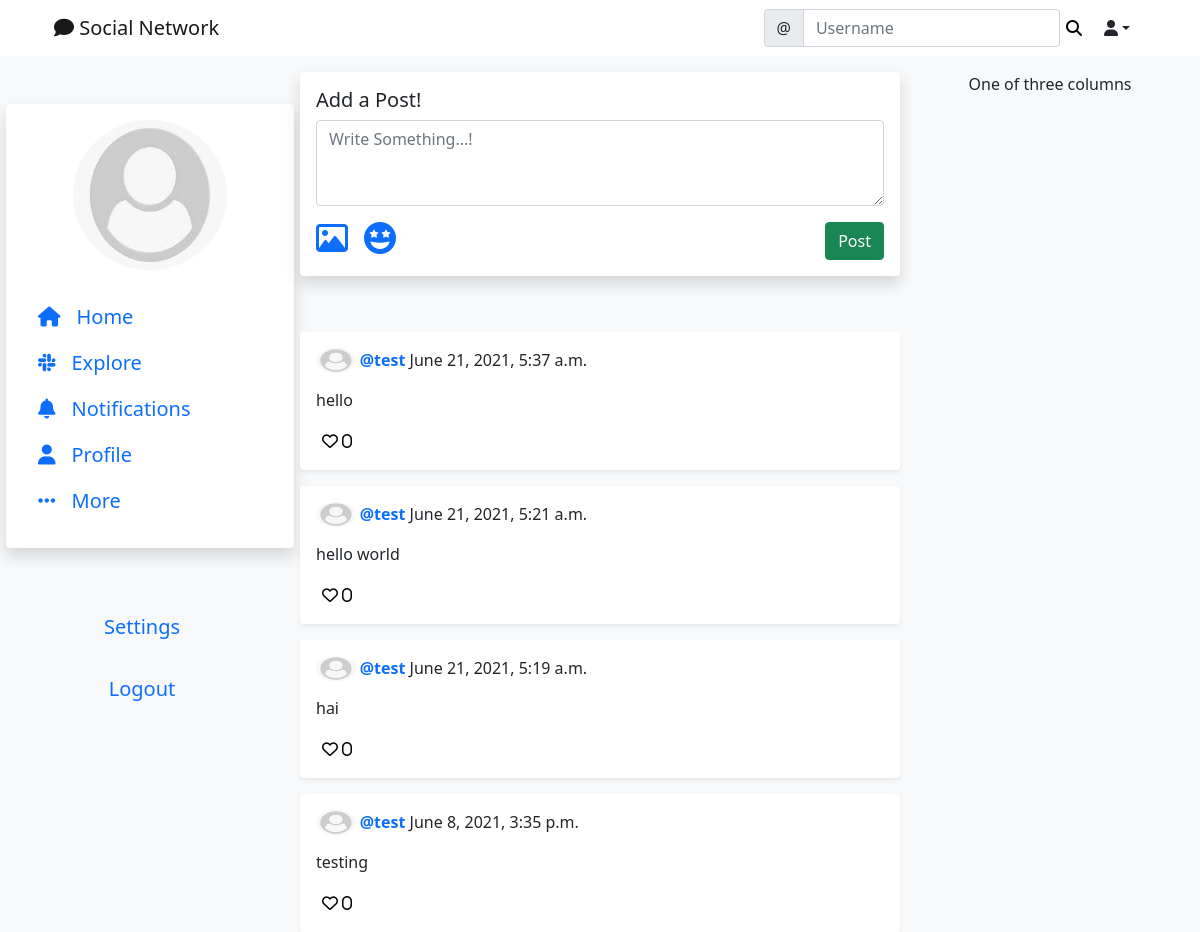
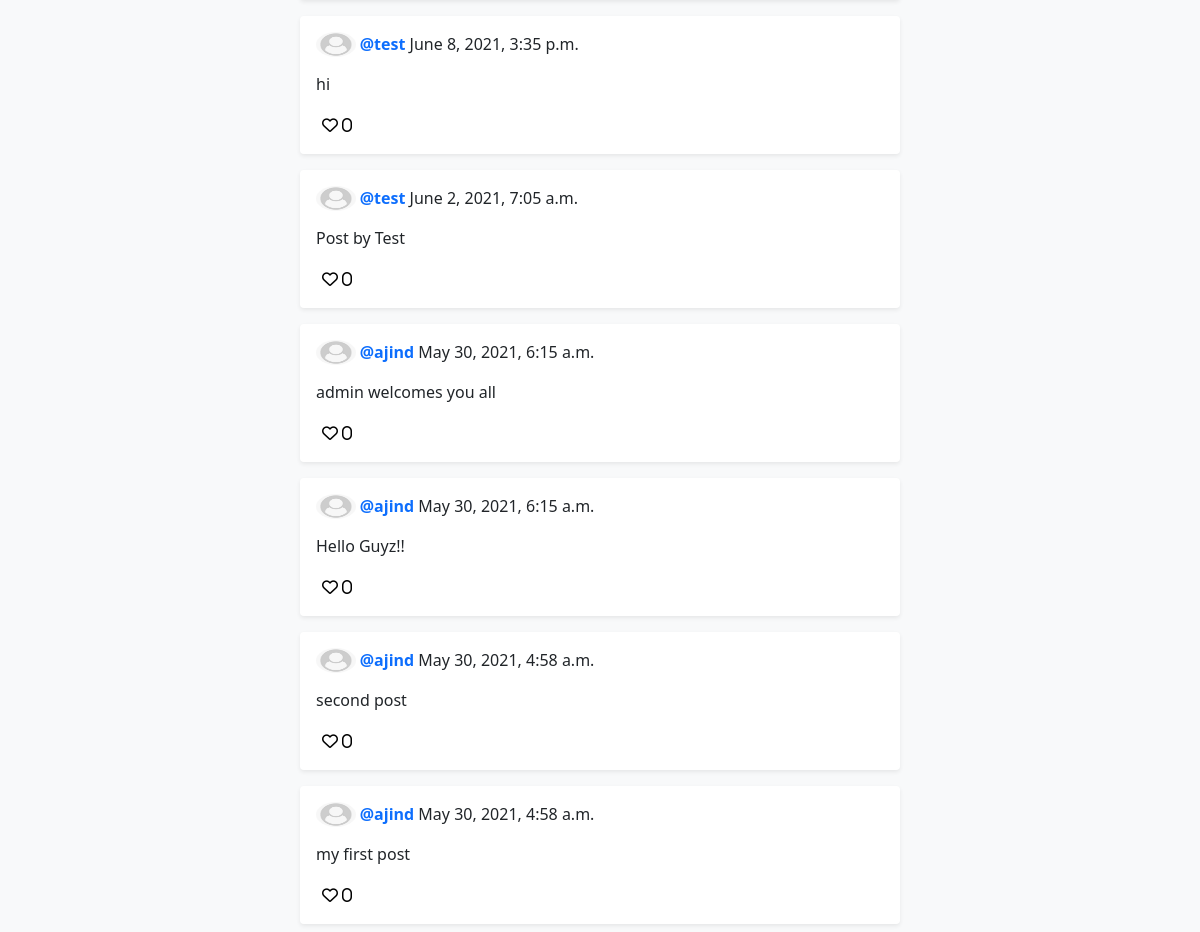
The app's page /social/ (signed in), older data (2 pictures, top to bottom).
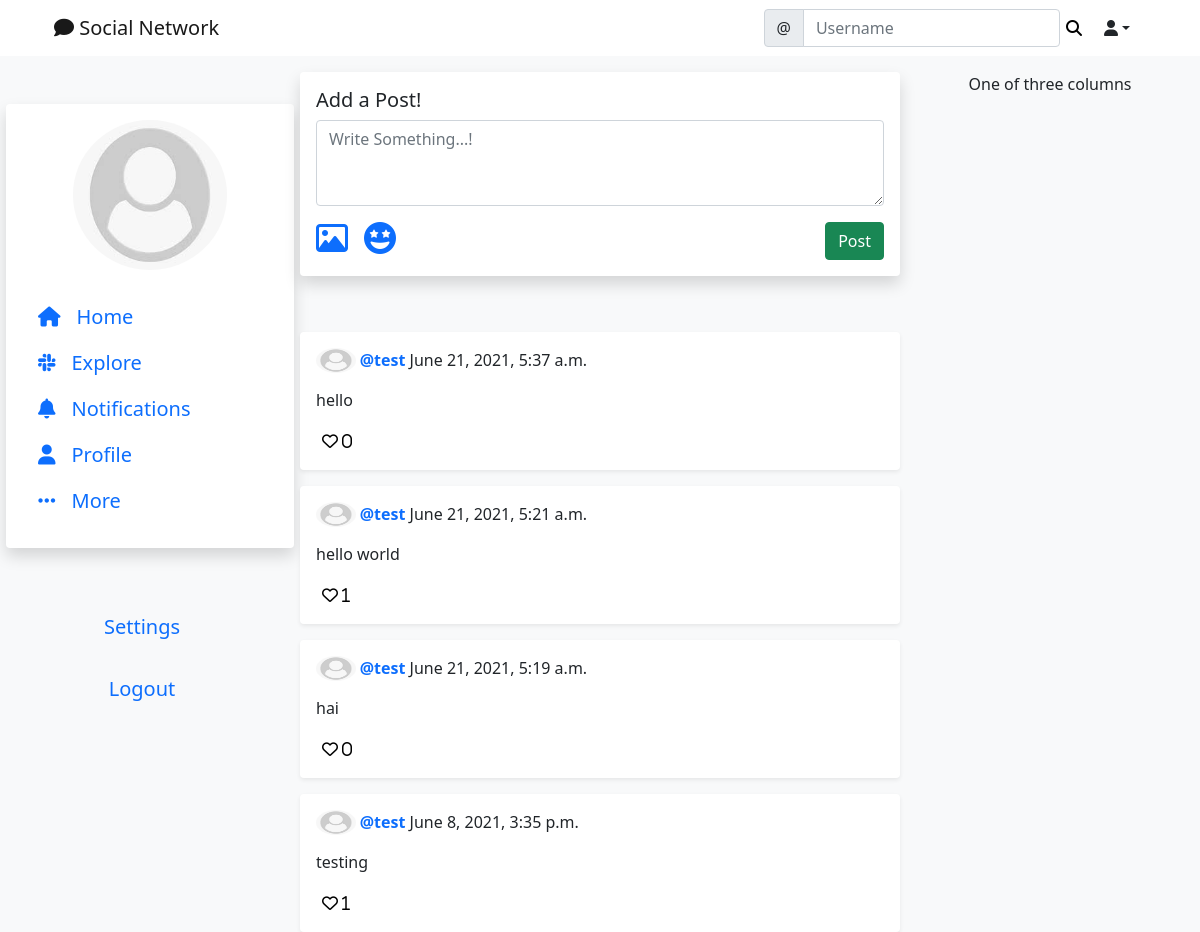
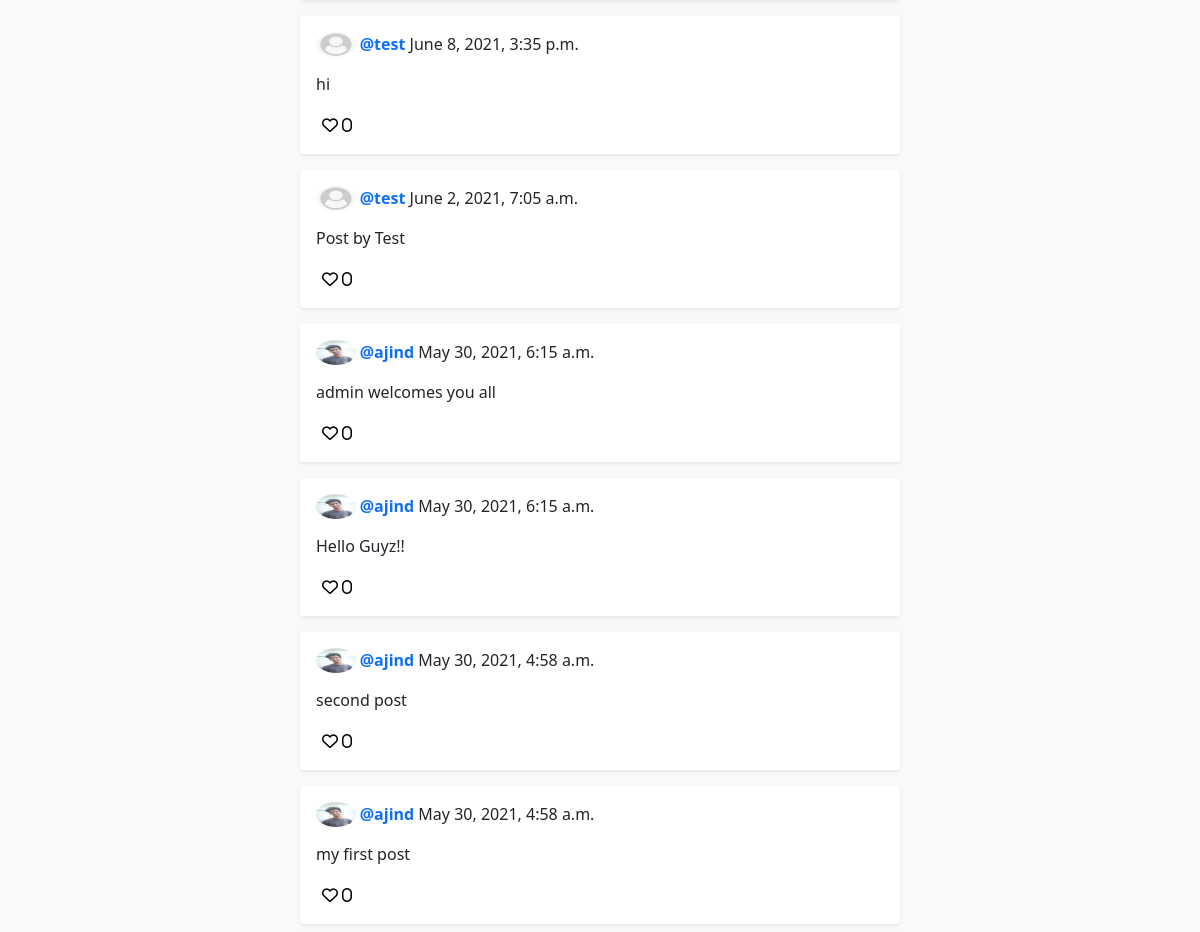
The same page, newer data (2 pictures, top to bottom).
### social/models.py (models this page shows)
class Post(models.Model):
    body = models.TextField()
    created_on = models.DateTimeField(default = timezone.now)
    author = models.ForeignKey(User, on_delete = models.CASCADE)
    likes = models.ManyToManyField(User, blank = True, related_name = "likes")

class UserProfile(models.Model):
    user = models.OneToOneField(User, primary_key = True, verbose_name = 'user', related_name = 'profile', on_delete = models.CASCADE)
    name = models.CharField(max_length = 30, null =True, blank = True)
    bio = models.TextField(max_length = 200, null =True, blank = True)
    birthday = models.DateField(null =True, blank = True)
    location = models.CharField(max_length = 100, null =True, blank = True)
    profile_pic = models.ImageField(upload_to = 'uploads/profile_pictures', default = 'uploads/profile_pictures/default.png', blank = True)
    followers = models.ManyToManyField(User, blank = True, related_name = 'followers')

### social/views.py (the view, shortened to what this page needs)
# urls.py: path('', PostListView.as_view(), name= 'post-list'),
class PostListView(LoginRequiredMixin, View):
    def get(self, request, *args, **kwargs):
        posts = Post.objects.all().order_by('-created_on')
        form = PostForm()
        context = {
            'post_list' : posts,
            'form' : form,
        }
        return render(request, 'social/post_list.html', context)

### social/forms.py
class PostForm(forms.ModelForm):
    body = forms.CharField(
        label = '',
        widget = forms.Textarea(attrs={
            'rows' : '3',
            'placeholder' : 'Write Something...!',
        }))
    class Meta:
        model = Post
        fields = ['body']

### social/templates/social/post_list.html (shortened to what this page needs)
{% extends 'landing/base.html' %} {% load crispy_forms_tags %} {%block content%}
<div class="container-fluid">
  <div class="row">
    <div class="col-sm-3">
      <div class="row justify-content-center mt-5 position-fixed" style="width: 25%;">
        <div class="card border-0 shadow p-3 mb-5 bg-white rounded" style="width: 18rem;">
          <img class="card-img-top rounded-circle" src="{{user.profile.profile_pic.url}}" alt="Profile Pic" style="width: 60%; align-self: center;" height="150">
          <div class="card-body">
            <div class="mt-3">
              <a href="{%url 'post-list'%}" class="navbar-brand"><i class="fas fa-home me-3"></i>Home</a>
            </div>
            <div class="mt-3">
              <a href="#" class="navbar-brand"><i class="fab fa-slack-hash me-3"></i>Explore</a>
            </div>
            <div class="justify-content-center mt-3">
              <a href="#" class="navbar-brand"><i class="fas fa-bell me-3"></i>Notifications</a>
            </div>
            <div class="justify-content-center mt-3">
              <a href="{% url 'profile' user.profile.pk%}" class="navbar-brand"><i class="fas fa-user me-3"></i>Profile
              </a>
            </div>
            <div class="justify-content-center mt-3">
              <a href="#" class="navbar-brand"><i class="fas fa-ellipsis-h me-3"></i>More</a>
            </div>
          </div>
        </div>
        <div class="justify-content-center mt-3">
          <p class="text-center">
            <a href="#" class="navbar-brand">Settings</a>
          </p>
        </div>
        <div class="justify-content-center mt-3">
          <p class="text-center">
            <a href="{%url 'account_logout'%}" class="navbar-brand">Logout</a>
          </p>
        </div>
      </div>
    </div>
    <div class="col-sm">
      <div class="row justify-content-center mt-3">
          <div class="card border-0 shadow p-3 mb-5 bg-white rounded">
            <h5>Add a Post!</h5>
            <form method="POST">
               {% csrf_token %} {{form | crispy}}
              <div class="btn-toolbar d-flex flex-row mt-3">
                <div class="me-3"><a href="" class="text-decoration-none"><i class="far
                  fa-image fa-2x"></i></a></div>
                <div class="me-3"><a href="" class="text-decoration-none"><i class="fas
                  fa-grin-stars fa-2x"></i></a></div>
                <div class="ms-auto"><button type="submit" class="btn btn-success">Post</button>
                </div>
              </div>
            </form>
          </div>
      </div>
      {% for post in post_list %}
      <div class="row justify-content-center mt-2">
        <div class="card border-0 shadow-sm p-3 mb-2 bg-white rounded">
          <div>
            <a class="text-decoration-none" href="{% url 'profile' post.author.profile.pk %}">
              <img class="card-img-top rounded-circle me-1" style="width: 7%;float: left;"
                height="25" src="{{ post.author.profile.profile_pic.url }}" alt="Profile Pic"/>
            </a>
            <p>
              <a class="text-decoration-none" href="{% url 'profile' post.author.profile.pk %}">
                <strong> @{{post.author}}</strong>
              </a>
              {{post.created_on}}
            </p>
          </div>
          <div class="position-relative">
            <p>{{post.body}}</p>
          </div>
          <div class="d-flex flex-row">
            <form method="POST" action="{% url 'post-like' post.pk %}">
              <button type="submit" class="bg-transparent border-0 shadow-none">
                <i class="far fa-heart"> <span>{{ post.likes.all.count }}</span></i></button>
            </form>
          </div>
        </div>
      </div>
      {% endfor %}
    </div>
    <div class="col-sm-3">
      <div class="row justify-content-center mt-3">
        One of three columns
      </div>
    </div>
  </div>
</div>
{% endblock content %}

Row changes from the older to the newer data that the page shows:
computed for Post "June 21, 2021, 5:21 a.m.": likes.all.count "0" → "1"
computed for Post "testing": likes.all.count "0" → "1"
changed through a linked row, Post "admin welcomes you all": author.profile.profile_pic: picture added in place of a placeholder
changed through a linked row, Post "Hello Guyz!!": author.profile.profile_pic: picture added in place of a placeholder
changed through a linked row, Post "second post": author.profile.profile_pic: picture added in place of a placeholder
changed through a linked row, Post "my first post": author.profile.profile_pic: picture added in place of a placeholder
